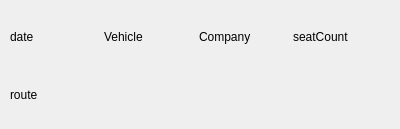
<?xml version="1.0" encoding="UTF-8"?>
<ui version="4.0">
 <class>MyWidget</class>
 <widget class="QWidget" name="MyWidget">
  <property name="geometry">
   <rect>
    <x>0</x>
    <y>0</y>
    <width>400</width>
    <height>129</height>
   </rect>
  </property>
  <property name="windowTitle">
   <string>Form</string>
  </property>
  <widget class="QWidget" name="verticalLayoutWidget">
   <property name="geometry">
    <rect>
     <x>10</x>
     <y>10</y>
     <width>371</width>
     <height>111</height>
    </rect>
   </property>
   <layout class="QVBoxLayout" name="verticalLayout">
    <item>
     <layout class="QHBoxLayout" name="horizontalLayout">
      <item>
       <widget class="QLabel" name="date">
        <property name="text">
         <string>date</string>
        </property>
       </widget>
      </item>
      <item>
       <widget class="QLabel" name="vehicle">
        <property name="text">
         <string>Vehicle</string>
        </property>
       </widget>
      </item>
      <item>
       <widget class="QLabel" name="company">
        <property name="text">
         <string>Company</string>
        </property>
       </widget>
      </item>
      <item>
       <widget class="QLabel" name="seatCount">
        <property name="text">
         <string>seatCount</string>
        </property>
       </widget>
      </item>
     </layout>
    </item>
    <item>
     <widget class="QLabel" name="route">
      <property name="text">
       <string>route</string>
      </property>
     </widget>
    </item>
   </layout>
  </widget>
 </widget>
 <resources/>
 <connections/>
</ui>
